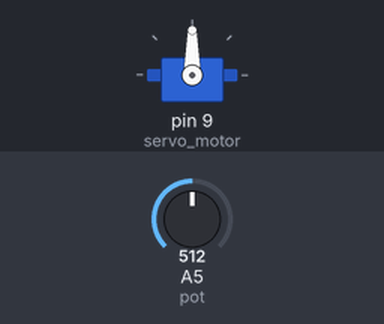
A sketch run on a simulated Arduino Uno, built with avr-gcc and run on an emulated ATmega328P. On the bench: servo. The test bench sets the inputs (shaded band); at power-on: A5 (pot) = 512.

Above: at 1.2 s.
1.3 s: A5 (pot) set to 716
At 1.8 s:
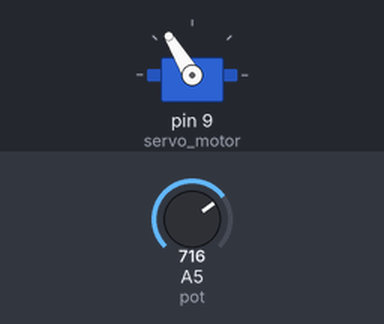
2.8 s: A5 (pot) set to 900
At 3.1 s:
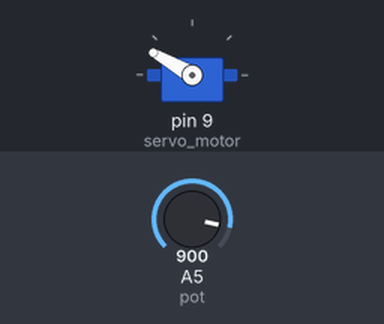
4.3 s: A5 (pot) set to 1023
At 5.5 s:
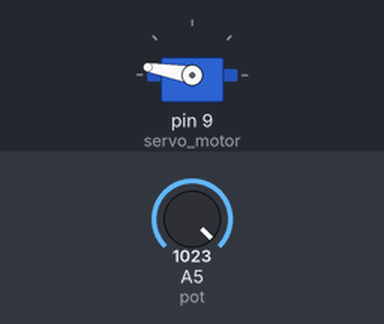
5.8 s: A5 (pot) set to 306
At 6.8 s:
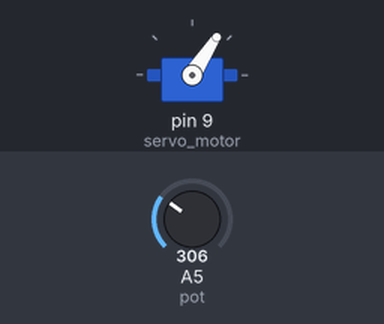
7.3 s: A5 (pot) set to 122
At 8.1 s:
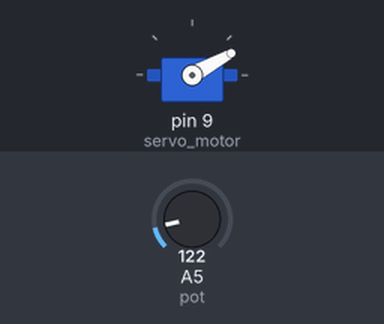
Timing chart, 0 to 9.8 s (numbered marks = the images above; inputs shaded):
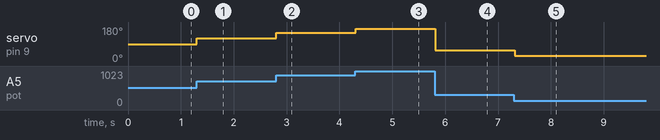

The sketch:

SERVOPOTE.ino
```cpp
// SERVO MOTOR - GARRA
//Comanda o eixo do servo para a posição 0(referencia)

#include <Servo.h> // Inclui a Biblioteca para servo motor
#define pot A5
int leitura;

Servo servo_motor; // Cria um objeto para o controle do servo

void setup() {
  pinMode(pot, INPUT);
  servo_motor.attach(9); // Informa qual o pino será usado para o servo declarado anteriormente
}

void loop() {
  leitura = analogRead(pot); // Faz a leitura do potenciometro
  leitura = map(leitura,0,1023,10,170); // Ajusta a posição do servo de acordo com o potenciometro
  servo_motor.write(leitura); //Informa ao servo a posição em função do potenciometro
  delay(100);
}
```

Measured:
- after the input at 1.3 s, servo on pin 9 (servo_motor): 90° → 121° at once
- after the input at 2.8 s, servo on pin 9 (servo_motor): 121° → 150° at once
- after the input at 4.3 s, servo on pin 9 (servo_motor): 150° → 170° at once
- after the input at 5.8 s, servo on pin 9 (servo_motor): 170° → 57° at once
- after the input at 7.3 s, servo on pin 9 (servo_motor): 57° → 29° at once
